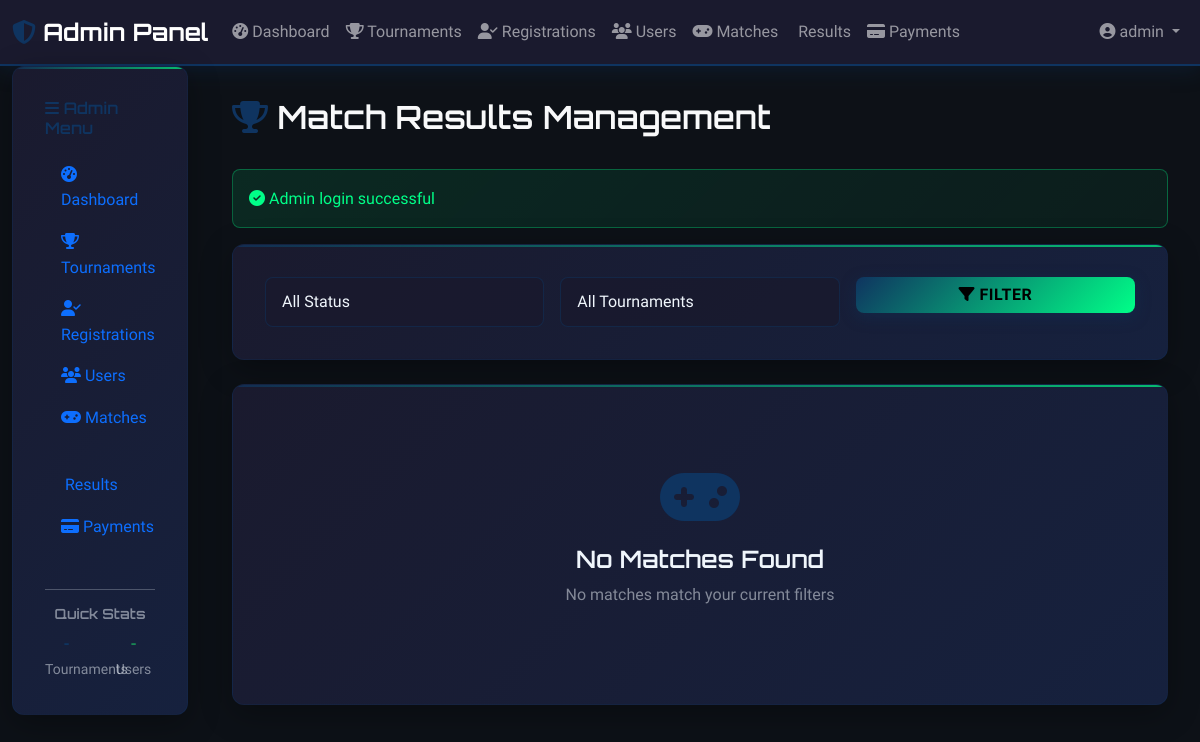
Before: /admin/results.php (signed in) with the older database file.
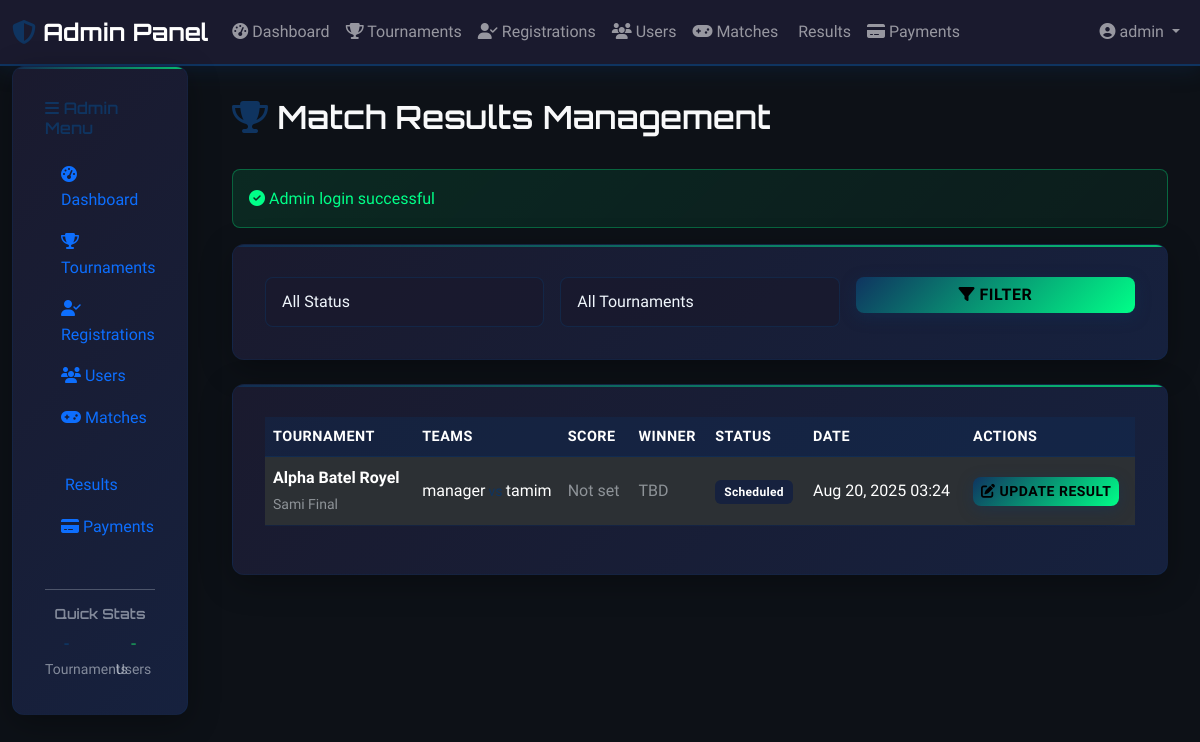
After: the same page with the newer database file.
### tables this page shows
CREATE TABLE matches (
                    id INTEGER PRIMARY KEY AUTOINCREMENT,
                    tournament_id INTEGER NOT NULL,
                    team1_id INTEGER NOT NULL,
                    team2_id INTEGER NOT NULL,
                    team1_name VARCHAR(100),
                    team2_name VARCHAR(100),
                    status VARCHAR(20) DEFAULT 'scheduled',
                    score1 INTEGER,
                    score2 INTEGER,
                    winner_id INTEGER,
                    scheduled_at DATETIME,
                    started_at DATETIME,
                    completed_at DATETIME,
                    created_at DATETIME DEFAULT CURRENT_TIMESTAMP, scheduled_date DATETIME, updated_at TIMESTAMP DEFAULT CURRENT_TIMESTAMP, round VARCHAR(50), notes TEXT,
                    FOREIGN KEY (tournament_id) REFERENCES tournaments(id) ON DELETE CASCADE,
                    FOREIGN KEY (team1_id) REFERENCES users(id),
                    FOREIGN KEY (team2_id) REFERENCES users(id),
                    FOREIGN KEY (winner_id) REFERENCES users(id)
                );

CREATE TABLE tournaments (
                    id INTEGER PRIMARY KEY AUTOINCREMENT,
                    name VARCHAR(200) NOT NULL,
                    description TEXT,
                    game_type VARCHAR(100) NOT NULL,
                    max_teams INTEGER NOT NULL,
                    entry_fee DECIMAL(10,2) DEFAULT 0,
                    prize_pool DECIMAL(10,2) DEFAULT 0,
                    start_date DATETIME,
                    end_date DATETIME,
                    status VARCHAR(20) DEFAULT 'upcoming',
                    thumbnail VARCHAR(255),
                    created_at DATETIME DEFAULT CURRENT_TIMESTAMP,
                    updated_at DATETIME DEFAULT CURRENT_TIMESTAMP
                , winner_id INTEGER, runner_up_id INTEGER, third_place_id INTEGER, winner_prize DECIMAL(10,2) DEFAULT 0.00, runner_up_prize DECIMAL(10,2) DEFAULT 0.00, third_place_prize DECIMAL(10,2) DEFAULT 0.00);

### includes/functions.php (called while the page is built, shortened)
<?php
function formatDate($date, $format = 'M d, Y H:i') {
    return date($format, strtotime($date));
}
?>

### admin/results.php (the view, shortened to what the changed rows need)
<?php
require_once '../config/config.php';
$action = $_GET['action'] ?? 'list';
if ($action === 'list') {
    $whereClause = 'WHERE 1=1';
    $params = [];
    $stmt = $pdo->prepare("
        SELECT m.*, t.name as tournament_name,
               u1.username as team1_name, u1.full_name as team1_fullname,
               u2.username as team2_name, u2.full_name as team2_fullname,
               w.username as winner_name
        FROM matches m
        JOIN tournaments t ON m.tournament_id = t.id
        JOIN users u1 ON m.team1_id = u1.id
        JOIN users u2 ON m.team2_id = u2.id
        LEFT JOIN users w ON m.winner_id = w.id
        $whereClause
        ORDER BY m.scheduled_date DESC, m.created_at DESC
    ");
    $stmt->execute($params);
    $matches = $stmt->fetchAll();
}
?>
<!DOCTYPE html>
<html lang="en">
<head>
    <link href="https://cdn.jsdelivr.net/npm/bootstrap@5.3.0/dist/css/bootstrap.min.css" rel="stylesheet">
    <link rel="stylesheet" href="https://cdnjs.cloudflare.com/ajax/libs/font-awesome/6.4.0/css/all.min.css">
    <link rel="stylesheet" href="../assets/css/style.css">
</head>
<body>
    <div class="container-fluid">
        <div class="row">
            <div class="col-lg-9 col-xl-10 main-content">
                <div class="d-flex justify-content-between align-items-center mb-4">
                    <h2 class="text-light">
                        <i class="fas fa-trophy text-accent"></i> Match Results Management
                    </h2>
                </div>
                <?php if ($action === 'list'): ?>
                    <div class="gaming-card">
                        <?php if (empty($matches)): ?>
                            <div class="text-center py-5">
                                <i class="fas fa-gamepad fa-4x text-accent mb-3"></i>
                                <h4>No Matches Found</h4>
                                <p class="text-light-50">No matches match your current filters</p>
                            </div>
                        <?php else: ?>
                            <div class="table-responsive">
                                <table class="table table-dark table-striped">
                                    <thead>
                                        <tr>
                                            <th>Tournament</th>
                                            <th>Teams</th>
                                            <th>Score</th>
                                            <th>Winner</th>
                                            <th>Status</th>
                                            <th>Date</th>
                                            <th>Actions</th>
                                        </tr>
                                    </thead>
                                    <tbody>
                                        <?php foreach ($matches as $m): ?>
                                            <tr>
                                                <td>
                                                    <strong><?= htmlspecialchars($m['tournament_name']) ?></strong><br>
                                                    <?php if ($m['round']): ?>
                                                        <small class="text-light-50"><?= htmlspecialchars($m['round']) ?></small>
                                                    <?php endif; ?>
                                                </td>
                                                <td>
                                                    <div class="d-flex justify-content-between align-items-center">
                                                        <span><?= htmlspecialchars($m['team1_name']) ?></span>
                                                        <small class="text-accent">vs</small>
                                                        <span><?= htmlspecialchars($m['team2_name']) ?></span>
                                                    </div>
                                                </td>
                                                <td>
                                                    <?php if ($m['score1'] !== null && $m['score2'] !== null): ?>
                                                        <span class="fw-bold"><?= $m['score1'] ?> - <?= $m['score2'] ?></span>
                                                    <?php else: ?>
                                                        <span class="text-light-50">Not set</span>
                                                    <?php endif; ?>
                                                </td>
                                                <td>
                                                    <?php if ($m['winner_name']): ?>
                                                        <span class="text-accent fw-bold"><?= htmlspecialchars($m['winner_name']) ?></span>
                                                    <?php else: ?>
                                                        <span class="text-light-50">TBD</span>
                                                    <?php endif; ?>
                                                </td>
                                                <td>
                                                    <span class="badge bg-<?= $m['status'] === 'completed' ? 'success' : ($m['status'] === 'live' ? 'warning' : ($m['status'] === 'pending_review' ? 'info' : 'secondary')) ?>">
                                                        <?= ucfirst(str_replace('_', ' ', $m['status'])) ?>
                                                    </span>
                                                </td>
                                                <td>
                                                    <?php if ($m['scheduled_date']): ?>
                                                        <?= formatDate($m['scheduled_date']) ?>
                                                    <?php else: ?>
                                                        <span class="text-light-50">Not scheduled</span>
                                                    <?php endif; ?>
                                                </td>
                                                <td>
                                                    <?php if (in_array($m['status'], ['scheduled', 'live', 'pending_review'])): ?>
                                                        <a href="results.php?action=update&id=<?= $m['id'] ?>" class="btn btn-sm btn-accent">
                                                            <i class="fas fa-edit"></i> Update Result
                                                        </a>
                                                    <?php else: ?>
                                                        <span class="text-success">Completed</span>
                                                    <?php endif; ?>
                                                </td>
                                            </tr>
                                        <?php endforeach; ?>
                                    </tbody>
                                </table>
                            </div>
                        <?php endif; ?>
                    </div>
                <?php endif; ?>
            </div>
        </div>
    </div>
</body>
</html>

Changed rows visible on the page:
added matches: tournament.name "Alpha Batel Royel", round "Sami Final", team1_name "manager", team2_name "tamim", shows "Not set", status "Scheduled", scheduled_date "Aug 20, 2025 03:24"
Other visible differences:
text no longer shown: "No Matches Found No matches match your current filters"
text now shown: "TOURNAMENT TEAMS SCORE WINNER STATUS DATE ACTIONS"
